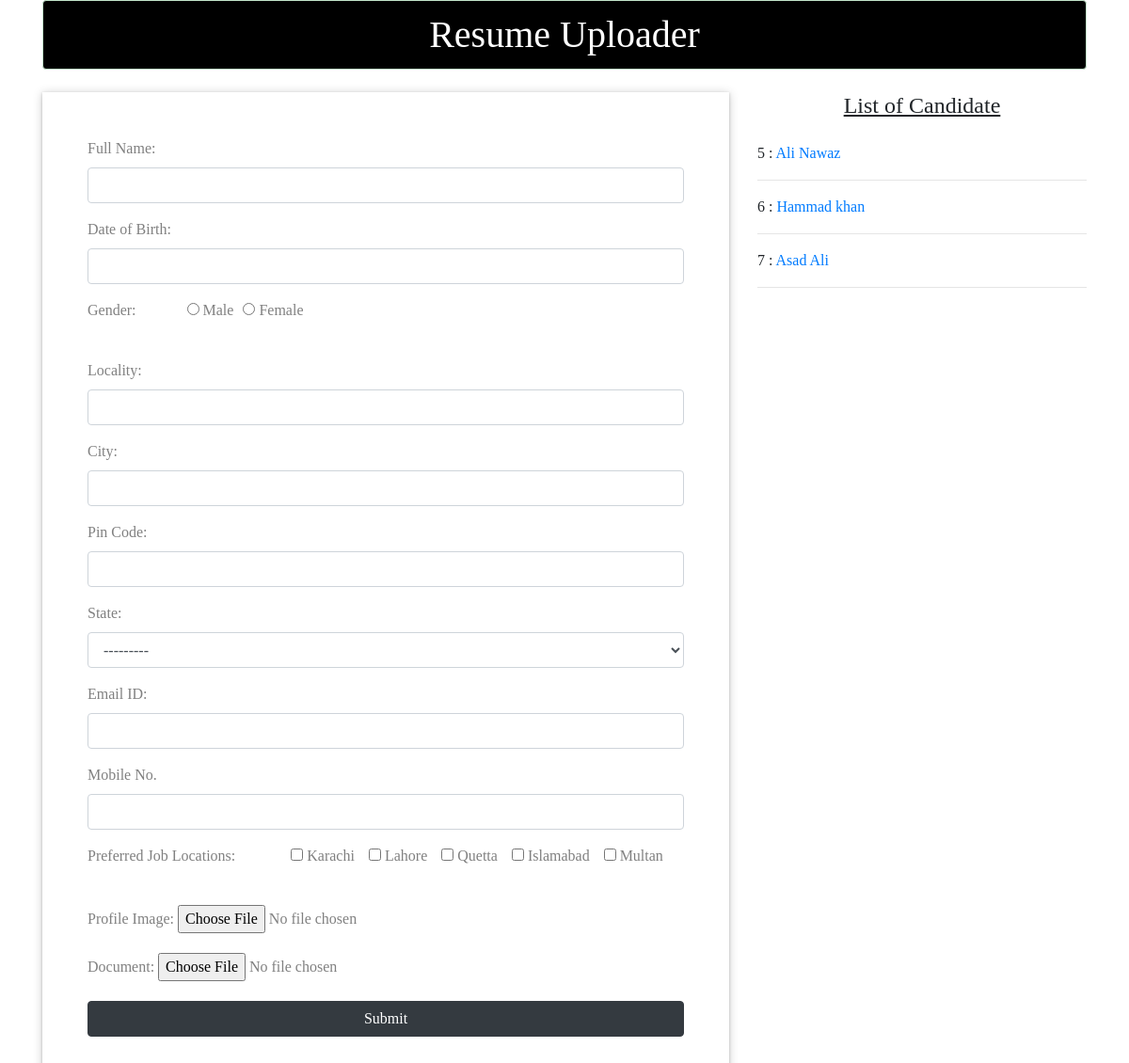
The page / on the database its author committed.
### myapp/models.py (models this page shows)
class Resume(models.Model):
    name = models.CharField(max_length=100)
    dob = models.DateField(auto_now=False,auto_now_add=False)
    gender = models.CharField(max_length=100)
    locality = models.CharField(max_length=100)
    city = models.CharField(max_length=100)
    pin = models.PositiveIntegerField()
    state = models.CharField(choices= STATE_CHOICE,max_length=50)
    mobile = models.PositiveIntegerField()
    email = models.EmailField(max_length = 254)
    job_city = models.CharField(max_length=100)
    profile_image = models.ImageField(upload_to='profileimg',blank=True)
    my_file = models.ImageField(upload_to='doc', blank=True)

### myapp/views.py (the view, shortened to what this page needs)
# urls.py: path('',views.HomeView.as_view(),name='home'),
class HomeView(View):
    def get(self,request):
        form = ResumeForm()
        candidate = Resume.objects.all()
        return render(request,"myapp/index.html",{'form':form,'candidate':candidate})

### myapp/templates/myapp/index.html (shortened to what this page needs)
<!doctype html>
<html lang="en">
{% load static %}
  <head>
    <link rel="stylesheet" href="https://cdn.jsdelivr.net/npm/bootstrap@4.0.0/dist/css/bootstrap.min.css">
    <link rel="stylesheet" href="{% static 'myapp/style.css' %}">
    <link rel="stylesheet" href="//code.jquery.com/ui/1.13.2/themes/base/jquery-ui.css">
  <link rel="stylesheet" href="/resources/demos/style.css">
  </head>
  <body>
    <div class="container mb-5">
      <h1 class="alert alert-success text-center text-white" style="background-color:black">Resume Uploader</h1>
      <div class="row mt-4">
        <div class="col-sm-8">
          <form action="" method="post" enctype="multipart/form-data" class="p-5" id="shadow">
            {% for i in form %}
            <div class="form-group md-3">
              {{i.label_tag}} {{i}} <small class="text-danger">{{i.errors|striptags}}</small>
            </div>
            {% endfor %}
            <input type="submit" value="Submit" class="btn btn-dark col-12">
          </form>
        </div>
        <div class="col-sm-4">
          <h4 class="text-center mb-4"><u>List of Candidate</u></h4>
          {% for candidate in candidate %}
          {{candidate.id}} : <a href="{% url 'candidate' candidate.id %}">{{candidate.name}}</a>
          <hr>
          {% endfor %}
        </div>
      </div>
    </div>
  </body>
</html>

### myapp/static/myapp/style.css (style rules this page uses)
#id_gender { list-style-type:none; }

### myapp/templates/myapp/index.html (style rules this page uses)
* { font-family:all; }
#shadow { color:grey; box-shadow: 0 1px 3px 0 rgba(0, 0, 0, 0.2), 0 1px 10px 0 rgba(0, 0, 0, 0.19); }
#id_gender, #id_job_city { list-style-type:none; display:inline-flex; }
#id_gender > li { padding-left:10px; }
#id_job_city > li { padding-left:15px; }

### rows shown on the page
Resume: id "5", name "Ali Nawaz"
Resume: id "6", name "Hammad khan"
Resume: id "7", name "Asad Ali"

### other values the page prints
{{ i.label_tag }} "Full Name:" "Date of Birth:" "Gender:" "Locality:" "City:" "Pin Code:" "State:" "Email ID:" "Mobile No." "Preferred Job Locations:" "Profile Image:" "Document:"
